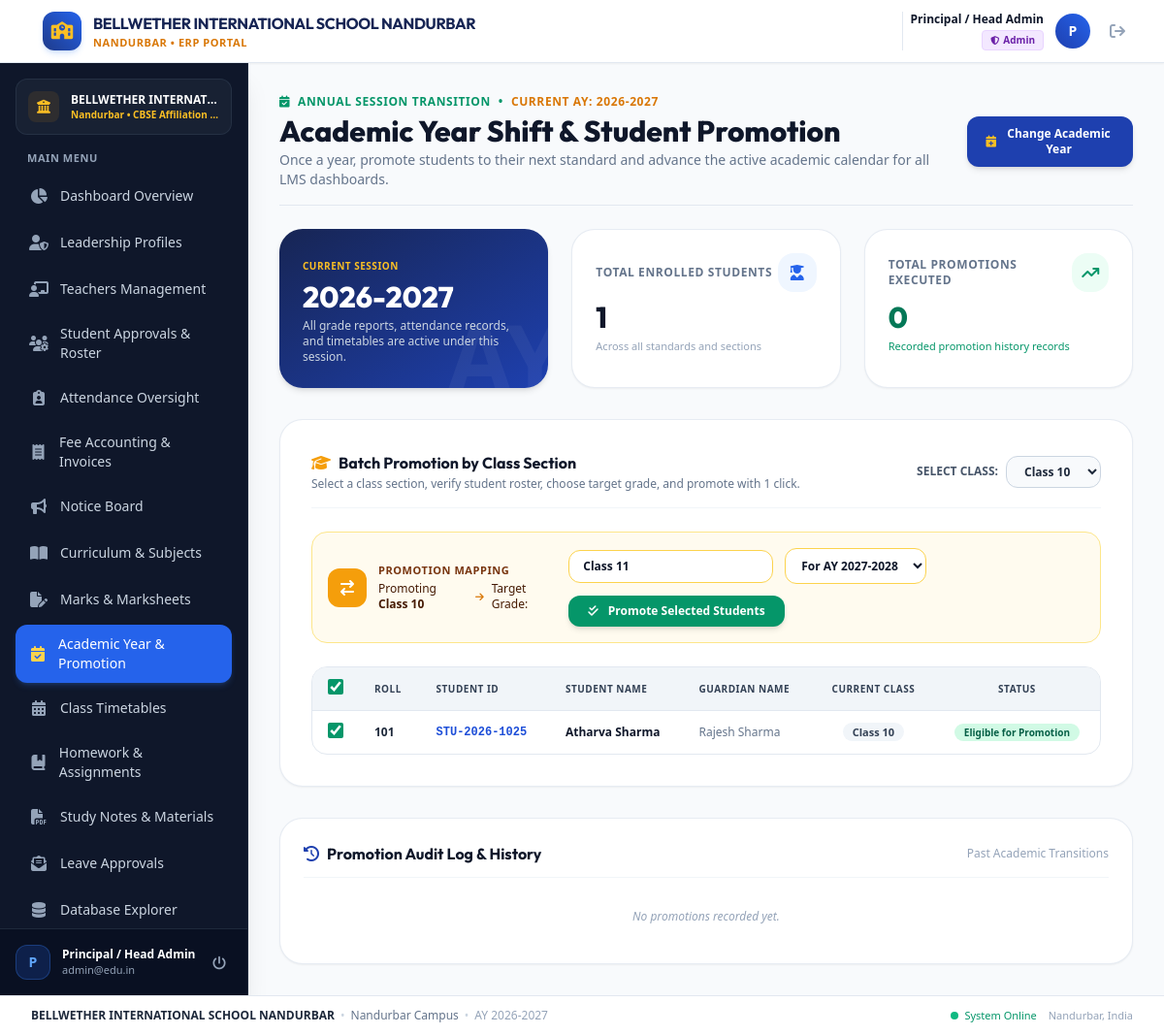
The page /admin/academic_year.php (signed in) on the database its author committed.
### tables this page shows
CREATE TABLE settings (
            key TEXT PRIMARY KEY,
            value TEXT
        );

### admin/academic_year.php (the view, shortened to what the rows shown need)
<?php
require_once __DIR__ . '/../includes/auth.php';
$current_academic_year = get_setting($pdo, 'current_academic_year', '2026-2027');
$classes = $pdo->query("SELECT DISTINCT class FROM students WHERE class IS NOT NULL AND class != '' ORDER BY class ASC")->fetchAll(PDO::FETCH_COLUMN);
$selected_source_class = $_GET['source_class'] ?? ($classes[0] ?? 'Class 9-A');
$stu_stmt = $pdo->prepare("
    SELECT s.*, u.status as user_status
    FROM students s
    JOIN users u ON s.user_id = u.id
    WHERE s.class = ? AND u.status = 'approved'
    ORDER BY CAST(s.roll_no AS INTEGER) ASC, s.full_name ASC
");
$stu_stmt->execute([$selected_source_class]);
$source_students = $stu_stmt->fetchAll();
require_once __DIR__ . '/../includes/header.php';
require_once __DIR__ . '/../includes/sidebar.php';
?>
<main class="flex-1 overflow-y-auto bg-slate-50 p-4 sm:p-6 lg:p-8">
    <div class="flex flex-col sm:flex-row sm:items-center justify-between gap-4 pb-4 border-b border-slate-200 mb-6">
        <div>
            <div class="flex items-center space-x-2 text-xs font-bold text-emerald-600 uppercase tracking-wider mb-1">
                <i class="fa-solid fa-calendar-check"></i>
                <span>Annual Session Transition</span>
                <span>&bull;</span>
                <span class="text-amber-600">Current AY: <?= htmlspecialchars($current_academic_year) ?></span>
            </div>
            <h1 class="text-2xl sm:text-3xl font-extrabold text-slate-900 font-['Outfit']">
                Academic Year Shift &amp; Student Promotion
            </h1>
        </div>
    </div>
    <div class="grid grid-cols-1 md:grid-cols-3 gap-6 mb-8">
        <div class="bg-gradient-to-br from-navy-950 to-navy-800 rounded-3xl p-6 text-white shadow-md relative overflow-hidden">
            <div class="absolute -right-4 -bottom-4 text-white/5 text-8xl font-black">AY</div>
            <span class="text-[10px] font-bold uppercase tracking-wider text-amber-400">Current Session</span>
            <p class="text-3xl font-extrabold font-['Outfit'] mt-1 text-white"><?= htmlspecialchars($current_academic_year) ?></p>
            <p class="text-xs text-slate-300 mt-1">All grade reports, attendance records, and timetables are active under this session.</p>
        </div>
    </div>
    <div class="bg-white rounded-3xl p-6 sm:p-8 border border-slate-200/80 shadow-sm mb-8">
        <?php if (empty($source_students)): ?>
            <div class="text-center py-10 bg-slate-50/70 rounded-2xl border border-dashed border-slate-200">
                <i class="fa-solid fa-users-slash text-3xl text-slate-300 mb-2"></i>
                <h4 class="text-sm font-bold text-slate-700">No active students in <?= htmlspecialchars($selected_source_class) ?></h4>
                <p class="text-xs text-slate-400 mt-1">Select another class from the dropdown above to view eligible students for promotion.</p>
            </div>
        <?php else: ?>
            <form method="POST" action="academic_year.php" onsubmit="return confirm('Promote selected students to the target grade? This will update their class and LMS portal immediately.');">
                <div class="overflow-x-auto rounded-2xl border border-slate-200">
                    <table class="w-full text-left text-xs border-collapse">
                        <thead class="bg-slate-100 text-slate-700 uppercase font-bold text-[10px] tracking-wider border-b border-slate-200">
                            <tr>
                                <th class="py-3 px-4 w-12 text-center">
                                    <input type="checkbox" id="masterPromoteToggle" checked onchange="toggleAllPromote(this.checked)" class="w-4 h-4 rounded text-emerald-600 accent-emerald-600 cursor-pointer">
                                </th>
                                <th class="py-3 px-4">Roll</th>
                                <th class="py-3 px-4">Student ID</th>
                                <th class="py-3 px-4">Student Name</th>
                                <th class="py-3 px-4">Guardian Name</th>
                                <th class="py-3 px-4 text-center">Current Class</th>
                                <th class="py-3 px-4 text-center">Status</th>
                            </tr>
                        </thead>
                    </table>
                </div>
            </form>
        <?php endif; ?>
    </div>
</main>
<?php require_once __DIR__ . '/../includes/footer.php'; ?>

### includes/header.php (shortened to what the rows shown need)
<?php
require_once __DIR__ . '/auth.php';
$school_name = get_setting($pdo, 'school_name', 'BELLWETHER INTERNATIONAL SCHOOL NANDURBAR');
$school_city = get_setting($pdo, 'school_city', 'Nandurbar');
?>
<!DOCTYPE html>
<html lang="en" class="h-full bg-slate-50">
<head>
    <script src="https://cdn.tailwindcss.com"></script>
    <link rel="stylesheet" href="https://cdnjs.cloudflare.com/ajax/libs/font-awesome/6.5.1/css/all.min.css">
    <link rel="stylesheet" href="/assets/css/custom.css">
</head>
<body class="h-full flex flex-col font-sans text-slate-800 antialiased bg-slate-50">
    <header class="bg-white border-b border-slate-200 sticky top-0 z-30 shadow-sm no-print">
        <div class="px-4 sm:px-6 lg:px-8">
            <div class="flex items-center justify-between h-16">
                <div class="flex items-center space-x-3">
                    <a href="/" class="flex items-center space-x-2 sm:space-x-3 group min-w-0">
                        <div class="min-w-0">
                            <span class="text-xs sm:text-sm md:text-base font-bold tracking-tight text-navy-950 font-['Outfit'] block leading-tight truncate max-w-[130px] xs:max-w-[180px] sm:max-w-xs md:max-w-md lg:max-w-xl" title="<?= htmlspecialchars($school_name) ?>"><?= htmlspecialchars($school_name) ?></span>
                            <span class="text-[9px] sm:text-[11px] font-semibold tracking-wider text-amber-600 uppercase block truncate"><?= htmlspecialchars($school_city) ?> • ERP Portal</span>
                        </div>
                    </a>
                </div>
            </div>
        </div>
    </header>
    <div class="flex-1 flex overflow-hidden">

### includes/sidebar.php (shortened to what the rows shown need)
<?php
$school_name = isset($pdo) ? get_setting($pdo, 'school_name', 'BELLWETHER INTERNATIONAL SCHOOL NANDURBAR') : 'BELLWETHER INTERNATIONAL SCHOOL NANDURBAR';
$school_city = isset($pdo) ? get_setting($pdo, 'school_city', 'Nandurbar') : 'Nandurbar';
$school_affiliation = isset($pdo) ? get_setting($pdo, 'school_affiliation', 'CBSE #113042') : 'CBSE';
?>
<aside id="sidebar" class="fixed inset-y-0 left-0 z-40 w-64 bg-slate-900 text-slate-300 transform -translate-x-full lg:translate-x-0 lg:static lg:inset-auto transition-transform duration-200 ease-in-out flex flex-col justify-between shrink-0 shadow-xl border-r border-slate-800 no-print">
    <div class="p-4 flex-1 flex flex-col overflow-y-auto">
        <div class="px-3 py-3 mb-4 rounded-xl bg-slate-800/60 border border-slate-700/50 flex items-center space-x-3 min-w-0">
            <div class="min-w-0 flex-1">
                <p class="text-xs font-bold text-white truncate" title="<?= htmlspecialchars($school_name) ?>"><?= htmlspecialchars($school_name) ?></p>
                <p class="text-[10px] text-amber-400 font-semibold truncate"><?= htmlspecialchars($school_city) ?> • <?= htmlspecialchars($school_affiliation) ?></p>
            </div>
        </div>
    </div>
</aside>

### includes/footer.php (shortened to what the rows shown need)
<?php
$footer_school_name = isset($pdo) ? get_setting($pdo, 'school_name', 'BELLWETHER INTERNATIONAL SCHOOL NANDURBAR') : 'BELLWETHER INTERNATIONAL SCHOOL NANDURBAR';
$footer_school_city = isset($pdo) ? get_setting($pdo, 'school_city', 'Nandurbar') : 'Nandurbar';
?>
    </div>
    <footer class="bg-white border-t border-slate-200 py-3 px-4 sm:px-6 lg:px-8 text-xs text-slate-500 flex flex-col sm:flex-row items-center justify-between gap-2 no-print">
        <div class="flex flex-wrap items-center justify-center sm:justify-start gap-1.5 text-center sm:text-left min-w-0">
            <span class="font-bold text-slate-800 break-words"><?= htmlspecialchars($footer_school_name) ?></span>
            <span class="text-slate-300 hidden sm:inline">&bull;</span>
            <span class="text-slate-500"><?= htmlspecialchars($footer_school_city) ?> Campus</span>
            <span class="text-slate-300 hidden sm:inline">&bull;</span>
            <span class="text-slate-400">AY 2026-2027</span>
        </div>
        <div class="flex items-center space-x-3 shrink-0">
            <span class="inline-flex items-center text-emerald-600 font-medium text-[11px]">
                <span class="w-2 h-2 rounded-full bg-emerald-500 mr-1.5 animate-pulse"></span> System Online
            </span>
            <span class="text-slate-400 text-[11px]"><?= htmlspecialchars($footer_school_city) ?>, India</span>
        </div>
    </footer>
</body>
</html>

### rows shown on the page
settings: value "BELLWETHER INTERNATIONAL SCHOOL NANDURBAR", value "BELLWETHER INTERNAT…"
settings: value "NANDURBAR", value "Nandurbar"
settings: value "CBSE Affiliation…"
settings: value "2026-2027"

### other values the page prints
$current_user['name'] "Principal / Head Admin"
$role_label "Admin"
substr($current_user['name'], 0, 1) "P"
$item['title'] "Dashboard Overview"
$item['title'] "Leadership Profiles"
$item['title'] "Teachers Management"
$item['title'] "Student Approvals & Roster"
$item['title'] "Attendance Oversight"
$item['title'] "Fee Accounting & Invoices"
$item['title'] "Notice Board"
$item['title'] "Curriculum & Subjects"
$item['title'] "Marks & Marksheets"
$item['title'] "Academic Year & Promotion"
$item['title'] "Class Timetables"
$item['title'] "Homework & Assignments"
